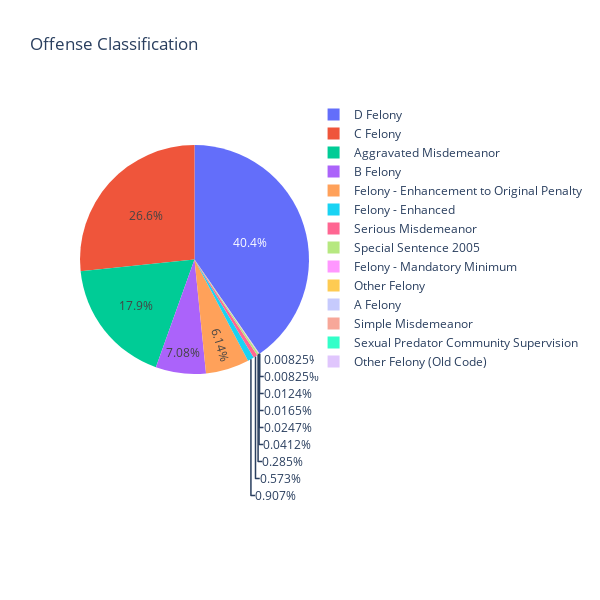

Here is the notebook cell this chart was saved with:
### Code cell
# taking a closer look at 'convicting offense classification' to see if we can combine or eliminate certain rows
pie_me = data['Convicting Offense Classification'].value_counts().reset_index()
pie_me.columns = ['Convicting Offense Classification', 'count']

fig = px.pie(
    pie_me, 
    values='count', 
    names='Convicting Offense Classification',  
    title='Offense Classification', 
    width=600, 
    height=600
)

fig.show()

### Figure 1 — Plotly figure (JSON) as saved in the notebook; plotly's stock layout.template omitted (floating-point values rounded to 4 significant figures)
{"data": [{"domain": {"x": [0, 1], "y": [0, 1]}, "hovertemplate": "Convicting Offense Classification=%{label}<br>count=%{value}<extra></extra>", "labels": ["D Felony", "C Felony", "Aggravated Misdemeanor", "B Felony", "Felony - Enhancement to Original Penalty", "Felony - Enhanced", "Serious Misdemeanor", "Special Sentence 2005", "Felony - Mandatory Minimum", "Other Felony", "A Felony", "Simple Misdemeanor", "Sexual Predator Community Supervision", "Other Felony (Old Code)"], "legendgroup": "", "name": "", "showlegend": true, "type": "pie", "values": [9792, 6460, 4339, 1717, 1489, 220, 139, 69, 10, 6, 4, 3, 2, 2]}], "layout": {"height": 600, "legend": {"tracegroupgap": 0}, "title": {"text": "Offense Classification"}, "width": 600}}
